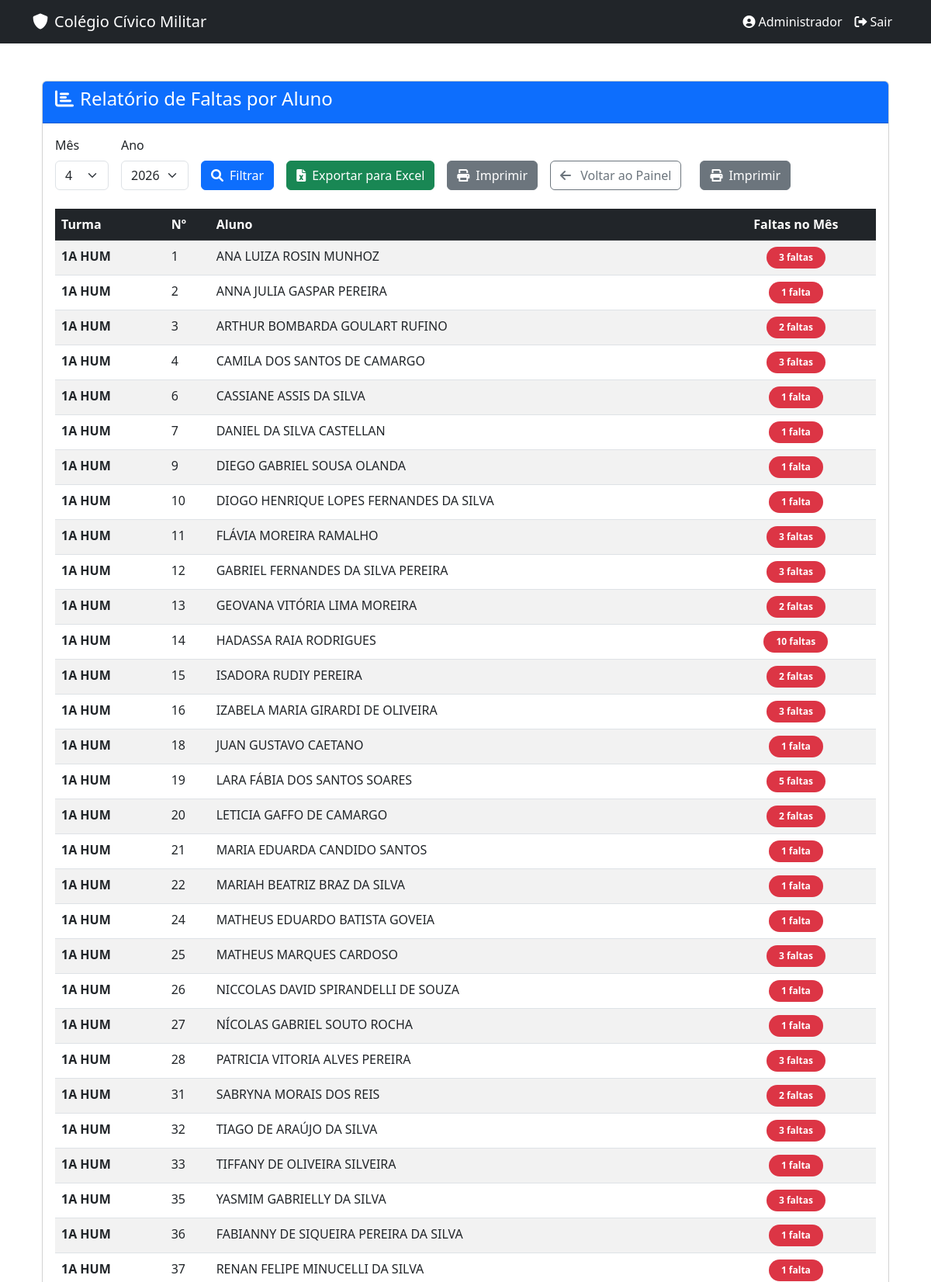
Screenshot of /relatorio-faltas-agrupado/ (signed in, upper part) with the database file from the repository.
### apps/models.py (models this page shows, shortened)
class Turma(models.Model):
    TURNO_CHOICES = [
        ('manha', 'Manhã'),
        ('tarde', 'Tarde'),
    ]
    nome = models.CharField(max_length=10)  # Ex: 3A, 3B
    ano = models.IntegerField()  # 2026
    serie = models.CharField(max_length=20)  # 3º Ano
    ativa = models.BooleanField(default=True)
    turno = models.CharField(
        max_length=10,
        choices=TURNO_CHOICES,
        blank=True,
        null=True,
        verbose_name='Turno'
    )
    class Meta:
        ordering = ['nome']

class Aluno(models.Model):
    nome = models.CharField(max_length=100)
    numero = models.IntegerField()
    turma = models.ForeignKey(Turma, on_delete=models.CASCADE, related_name='alunos')
    ativo = models.BooleanField(default=True)
    telefone = models.CharField(max_length=20, blank=True, null=True, verbose_name="Telefone")
    class Meta:
        ordering = ['turma', 'numero']
        unique_together = ['turma', 'numero']

### apps/views.py (the view)
# urls.py: path('relatorio-faltas-agrupado/', views.relatorio_faltas_por_aluno, name='relatorio_faltas_por_aluno'),
@login_required
@user_passes_test(pertence_ao_grupo_equipe_diretiva, login_url='/')
def relatorio_faltas_por_aluno(request):
    mes = int(request.GET.get('mes', timezone.now().month))
    ano = int(request.GET.get('ano', timezone.now().year))
    faltas = RegistroOcorrenciaAluno.objects.filter(
        faltou=True,
        data__year=ano,
        data__month=mes
    ).select_related('aluno', 'aluno__turma')
    alunos_faltas = {}
    for falta in faltas:
        aluno = falta.aluno
        key = (aluno.turma.nome, aluno.numero, aluno.nome)
        alunos_faltas[key] = alunos_faltas.get(key, 0) + 1
    dados = []
    for (turma, numero, nome), total in sorted(alunos_faltas.items(), key=lambda x: (x[0][0], x[0][1])):
        dados.append({
            'turma': turma,
            'numero': numero,
            'nome': nome,
            'faltas': total,
        })
    context = {
        'dados': dados,
        'mes': mes,
        'ano': ano,
        'meses': range(1, 13),
        'anos': range(2024, 2028),
    }
    return render(request, 'relatorio_faltas_por_aluno.html', context)

### apps/views.py (called while the page is built)
def pertence_ao_grupo_equipe_diretiva(user):
    if user.is_authenticated:
        return user.groups.filter(name__iexact='Equipe Diretiva').exists()
    return False

### apps/templates/relatorio_faltas_por_aluno.html (shortened to what this page needs)
{% extends 'base.html' %}
{% block content %}
<div class="container mt-4">
    <div class="card">
        <div class="card-header bg-primary text-white">
            <h4><i class="fas fa-chart-bar me-2"></i>Relatório de Faltas por Aluno</h4>
        </div>
        <div class="card-body">
            <form method="get" class="row g-3 mb-4">
                <div class="col-auto">
                    <label class="form-label">Mês</label>
                    <select name="mes" class="form-select">
                        {% for m in meses %}
                            <option value="{{ m }}" {% if m == mes %}selected{% endif %}>{{ m }}</option>
                        {% endfor %}
                    </select>
                </div>
                <div class="col-auto">
                    <label class="form-label">Ano</label>
                    <select name="ano" class="form-select">
                        {% for a in anos %}
                            <option value="{{ a }}" {% if a == ano %}selected{% endif %}>{{ a }}</option>
                        {% endfor %}
                    </select>
                </div>
                <div class="col-auto align-self-end">
                    <button type="submit" class="btn btn-primary">
                        <i class="fas fa-search me-2"></i>Filtrar
                    </button>
                </div>
                <div class="col-auto align-self-end">
                    <a href="{% url 'exportar_relatorio_faltas' %}?mes={{ mes }}&ano={{ ano }}" class="btn btn-success">
                        <i class="fas fa-file-excel me-2"></i>Exportar para Excel
                    </a>
                </div>
                <div class="col-auto align-self-end">
                    <button type="button" class="btn btn-secondary" onclick="window.print()">
                        <i class="fas fa-print me-2"></i>Imprimir
                    </button>
                </div>
                <div class="col-auto align-self-end">
                    <a href="{% url 'painel_equipe' %}" class="btn btn-outline-secondary">
                        <i class="fas fa-arrow-left me-2"></i> Voltar ao Painel
                    </a>
                </div>
            </form>
            <div class="table-responsive">
                <table class="table table-striped table-hover">
                    <thead class="table-dark">
                        <tr>
                            <th>Turma</th>
                            <th>Nº</th>
                            <th>Aluno</th>
                            <th class="text-center">Faltas no Mês</th>
                        </tr>
                    </thead>
                    <tbody>
                        {% for item in dados %}
                        <tr>
                            <td><strong>{{ item.turma }}</strong></td>
                            <td>{{ item.numero }}</td>
                            <td>{{ item.nome }}</td>
                            <td class="text-center">
                                <span class="badge bg-danger rounded-pill px-3 py-2">
                                    {{ item.faltas }} falta{{ item.faltas|pluralize }}
                                </span>
                            </td>
                        </tr>
                        {% endfor %}
                    </tbody>
                </table>
            </div>
        </div>
    </div>
</div>
{% endblock %}

### apps/templates/base.html (shortened to what this page needs)
<!DOCTYPE html>
<html lang="pt-br">
<head>
    <link href="https://cdn.jsdelivr.net/npm/bootstrap@5.3.0/dist/css/bootstrap.min.css" rel="stylesheet">
    <link rel="stylesheet" href="https://cdnjs.cloudflare.com/ajax/libs/font-awesome/6.0.0/css/all.min.css">
</head>
<body>
    <nav class="navbar navbar-expand-lg navbar-dark bg-dark">
        <div class="container">
            <a class="navbar-brand" href="/">
                <i class="fas fa-shield-alt me-2"></i>Colégio Cívico Militar
            </a>
            <div class="navbar-nav ms-auto">
                {% if user.is_authenticated %}
                    <span class="nav-item nav-link text-white">
                        <i class="fas fa-user-circle me-1"></i>{{ user.get_username }}
                    </span>
                    <form method="post" action="{% url 'logout' %}" class="nav-item">
                        <button type="submit" class="btn btn-link nav-link text-white">
                            <i class="fas fa-sign-out-alt me-1"></i>Sair
                        </button>
                    </form>
                {% else %}
                    <a class="nav-link text-white" href="{% url 'login' %}">
                        <i class="fas fa-sign-in-alt me-1"></i>Entrar
                    </a>
                {% endif %}
            </div>
        </div>
    </nav>
    <main class="py-4">
        <div class="container">
            {% block content %}
            {% endblock %}
        </div>
    </main>
</body>
</html>

### rows the page displays
Turma: turma "1A HUM" "1A HUM" "1A HUM" "1A HUM" "1A HUM" "1A HUM" "1A HUM" "1A HUM" "1A HUM" "1A HUM" "1A HUM" "1A HUM" "1A HUM" "1A HUM" "1A HUM" "1A HUM" "1A HUM" "1A HUM" "1A HUM" "1A HUM" "1A HUM" "1A HUM" "1A HUM" "1A HUM" "1A HUM" "1A HUM" "1A HUM" "1A HUM" "1A HUM" "1A HUM"
Aluno: nome "ANA LUIZA ROSIN MUNHOZ"
Aluno: nome "ANNA JULIA GASPAR PEREIRA"
Aluno: nome "ARTHUR BOMBARDA GOULART RUFINO"
Aluno: nome "CAMILA DOS SANTOS DE CAMARGO"
Aluno: nome "CASSIANE ASSIS DA SILVA"
Aluno: nome "DANIEL DA SILVA CASTELLAN"
Aluno: nome "DIEGO GABRIEL SOUSA OLANDA"
Aluno: nome "DIOGO HENRIQUE LOPES FERNANDES DA SILVA"
Aluno: nome "FLÁVIA MOREIRA RAMALHO"
Aluno: nome "GABRIEL FERNANDES DA SILVA PEREIRA"
Aluno: nome "GEOVANA VITÓRIA LIMA MOREIRA"
Aluno: nome "HADASSA RAIA RODRIGUES"
Aluno: nome "ISADORA RUDIY PEREIRA"
Aluno: nome "IZABELA MARIA GIRARDI DE OLIVEIRA"
Aluno: nome "JUAN GUSTAVO CAETANO"
Aluno: nome "LARA FÁBIA DOS SANTOS SOARES"
Aluno: nome "LETICIA GAFFO DE CAMARGO"
Aluno: nome "MARIA EDUARDA CANDIDO SANTOS"
Aluno: nome "MARIAH BEATRIZ BRAZ DA SILVA"
Aluno: nome "MATHEUS EDUARDO BATISTA GOVEIA"
Aluno: nome "MATHEUS MARQUES CARDOSO"
Aluno: nome "NICCOLAS DAVID SPIRANDELLI DE SOUZA"
Aluno: nome "NÍCOLAS GABRIEL SOUTO ROCHA"
Aluno: nome "PATRICIA VITORIA ALVES PEREIRA"
Aluno: nome "SABRYNA MORAIS DOS REIS"
Aluno: nome "TIAGO DE ARAÚJO DA SILVA"
Aluno: nome "TIFFANY DE OLIVEIRA SILVEIRA"
Aluno: nome "YASMIM GABRIELLY DA SILVA"
Aluno: nome "FABIANNY DE SIQUEIRA PEREIRA DA SILVA"
Aluno: nome "RENAN FELIPE MINUCELLI DA SILVA"

### other values shown
{{ user.get_username }} "Administrador"
{{ item.numero }} "1" "2" "3" "4" "6" "7" "9" "10" "11" "12" "13" "14" "15" "16" "18" "19" "20" "21" "22" "24" "25" "26" "27" "28" "31" "32" "33" "35" "36" "37"
{{ item.faltas }} "3" "1" "2" "3" "1" "1" "1" "1" "3" "3" "2" "10" "2" "3" "1" "5" "2" "1" "1" "1" "3" "1" "1" "3" "2" "3" "1" "3" "1" "1"
form field mes "4"
form field ano "2026"
